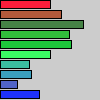
Frame 1 (no input)
Frame 60 (the mouse pressed at the canvas centre just before this capture): identical to frame 1, image omitted
Frame 120 (the mouse held since frame 60 and released just before this capture): identical to frame 1, image omitted

The Processing sketch that drew this single still picture (run headless with seeded random() and noise(); from frame 60 on, the mouse is pressed at the canvas centre):

// Processing sketch: sketch_shuzu
// ── sketch_shuzu.pde
int[] x = {
  50, 61, 83, 69, 71, 50, 29, 31, 17, 39
};
int[] gray = {
  250, 230, 200, 180, 150, 130, 110, 90, 60, 30
};
color[] c = {
  color(250,30,60),  color(180,90,60),  color(70,130,70),  color(50,190,60), 
  color(30,200,60),  color(60,250,100),  color(60,190,160),  color(60,160,190), 
  color(80,100,200),  color(30,50,250)
};
void setup() {
  size(100, 100);
  fill(0);
}

void draw() {
  // Read one array element each time through the for loop
  for (int i = 0; i < x.length; i++) {
    fill(c[i]);
    rect(0, i*10, x[i], 8);
  }
}
